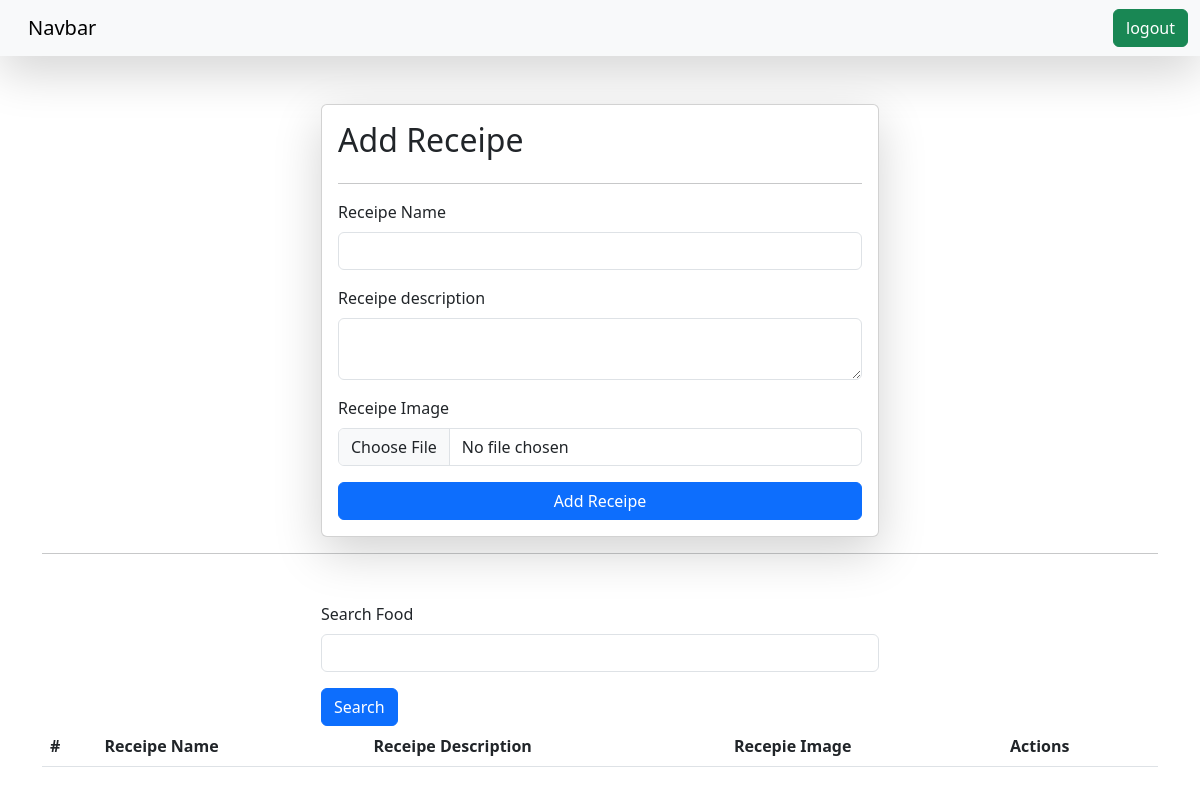
/receipe/ (signed in), run on an earlier commit of the app's database.
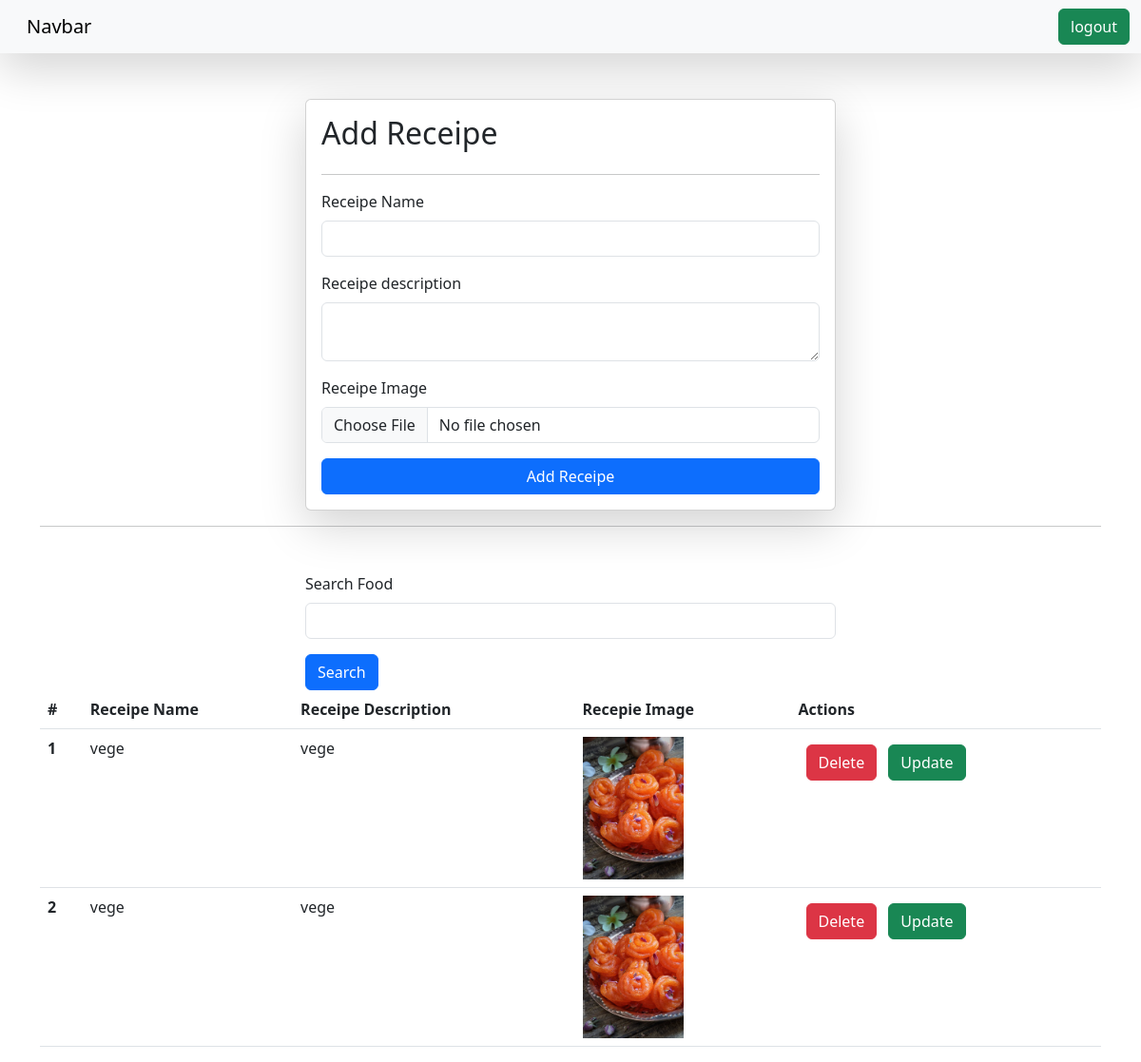
And on a later commit of the database.
### vege/models.py (models this page shows)
class Receipe(models.Model):
    user = models.ForeignKey(User, on_delete=models.SET_NULL, null=True, blank=True)
    receipe_name = models.CharField(max_length=100)
    receipe_description = models.TextField()
    receipe_image = models.ImageField(upload_to="receipe")

### vege/views.py (the view, shortened to what this page needs)
# urls.py: path('receipe/', receipes, name="receipes"),
@login_required(login_url="/login/")
def receipes(request):
    queryset = Receipe.objects.all()
    if request.GET.get('search'):
        queryset = queryset.filter(receipe_name__icontains = request.GET.get('search'))
    context = {'receipes' : queryset}
    return render(request, "receipes.html", context)

### vege/templates/receipes.html (shortened to what this page needs)
{% extends "base.html" %}
{% block start %}
<link rel="stylesheet" href="https://cdn.jsdelivr.net/npm/bootstrap@5.3.0/dist/css/bootstrap.rtl.min.css">
<div class="container mt-5">
    <form class="col-6 mx-auto card p-3 shadow-lg" method="post" enctype="multipart/form-data">
        <h2>Add Receipe</h2>
        <hr>
        <div class="mb-3">
          <label for="exampleInputEmail1" class="form-label">Receipe Name</label>
          <input type="text" required name="receipe_name" class="form-control" id="exampleInputEmail1" aria-describedby="emailHelp">
        </div>
        <div class="mb-3">
          <label for="exampleInputPassword1" class="form-label">Receipe description</label>
          <textarea class="form-control" name="receipe_description" required></textarea>
        </div>
        <div class="mb-3">
            <label for="exampleInputPassword1" class="form-label">Receipe Image</label>
            <input type="file" class="form-control" name="receipe_image">
        </div>
        <button type="submit" class="btn btn-primary">Add Receipe</button>
    </form>
    <hr>
    <div class="mt-5">
      <div class="mx-auto col-6">
        <form>
          <div class="mb-3">
            <label for="exampleInputEmail1" class="form-label">Search Food</label>
            <input type="text" name="search" class="form-control">
          </div>
          <button type="submit" class="btn btn-primary">Search</button>
        </form>
      </div>
    </div>
    <table class="table mt">
        <thead>
          <tr>
            <th scope="col">#</th>
            <th scope="col">Receipe Name</th>
            <th scope="col">Receipe Description</th>
            <th scope="col">Recepie Image</th>
            <th scope="col">Actions</th>
          </tr>
        </thead>
        <tbody>
          {% for receipe in receipes %}
          <tr>
            <th scope="row">{{forloop.counter}}</th>
            <td>{{receipe.receipe_name}}</td>
            <td>{{receipe.receipe_description}}</td>
            <td><img src="/media/{{receipe.receipe_image}}" style="height: 150px;"></td>
            <td>
              <a href="/delete-receipe/{{receipe.id}}" class="btn btn-danger m-2">Delete</a>
              <a href="/update-receipe/{{receipe.id}}" class="btn btn-success">Update</a>
            </td>
          </tr>
          {% endfor %}
        </tbody>
      </table>
</div>
{% endblock %}

### vege/templates/base.html (shortened to what this page needs)
<!DOCTYPE html>
<html lang="en">
<head>
</head>
<body>
    <nav class="navbar bg-body-tertiary bd-danger shadow-lg">
        <div class="container-fluid">
          <a class="navbar-brand">Navbar</a>
          <form class="d-flex" role="search">
            {% if request.user.is_authenticated %}
            <a href="/logout/" class="btn btn-success" type="submit">logout</a>
            {% else %}
            <a href="/login/" class="btn btn-success" type="submit">login</a>
            {% endif %}
          </form>
        </div>
    </nav>
    {% block start %}
    {% endblock %}
</body>
</html>

What changed in the data, as far as the page shows it:
added Receipe: receipe_name "vege", receipe_description "vege", receipe_image (picture)
added Receipe: receipe_name "vege", receipe_description "vege", receipe_image (picture)
